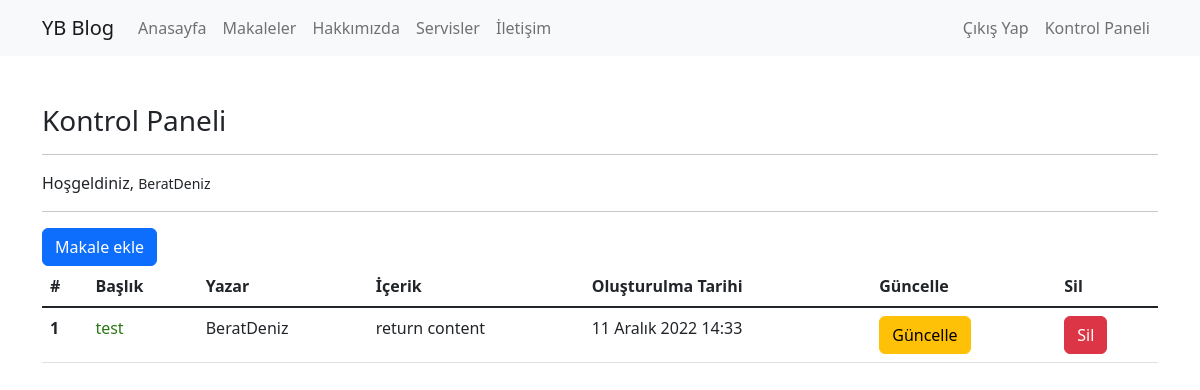
Before: /articles/dashboard/ (signed in) with the older database file.
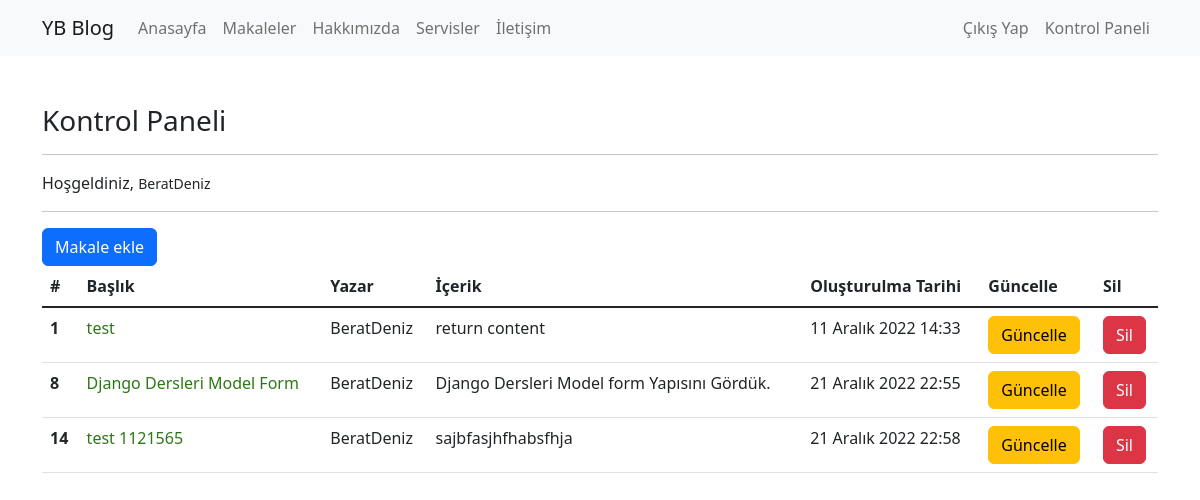
After: the same page with the newer database file.
### article/models.py (models this page shows, shortened)
class Article(models.Model):
    author = models.ForeignKey(
        "auth.User", on_delete=models.CASCADE, verbose_name='Yazar')
    title = models.CharField(max_length=50, verbose_name='Başlık')
    content = RichTextField(verbose_name='İçerik')
    article_image = models.FileField(
        blank=True, null=True, verbose_name='Fotoğraf')
    created_at = models.DateTimeField(
        auto_now_add=True, verbose_name='Oluşturulma Tarihi')
    updated_at = models.DateTimeField(
        auto_now=True, verbose_name='Güncellenme Tarihi')
    class Meta:
        verbose_name = 'Article'
        verbose_name_plural = 'Articles'

### article/views.py (the view)
# urls.py: path("dashboard/", views.dashboard, name="dashboard"),
def dashboard(request):
    articles = Article.objects.filter(author=request.user)
    context = {
        'articles': articles
    }
    return render(request, "articles/dashboard.html", context=context)

### templates/articles/dashboard.html
{% extends "includes/layout.html" %}
{% block body %}
    <h3>Kontrol Paneli</h3>
    <hr/>
    <p>
        Hoşgeldiniz, <small>{{ request.user.username }}</small>
    </p>
    <hr/>
    <a class="btn btn-primary" href="{% url 'article:add' %}">Makale ekle</a>
    {% if articles %}
        <div class="table-responsive">
            <table class="table">
                <thead>
                    <tr>
                        <th scope="col">#</th>
                        <th scope="col">Başlık</th>
                        <th scope="col">Yazar</th>
                        <th scope="col">İçerik</th>
                        <th scope="col">Oluşturulma Tarihi</th>
                        <th scope="col">Güncelle</th>
                        <th scope="col">Sil</th>
                    </tr>
                </thead>
                <tbody class="table-group-divider">
                    {% for article in articles %}
                        <tr>
                            <th scope="row">{{ article.id }}</th>
                            <td>
                                <a href="{% url 'article:article' article.id %}">{{ article.title }}</a>
                            </td>
                            <td>{{ article.author }}</td>
                            <td>{{ article.content }}</td>
                            <td>{{ article.created_at }}</td>
                            <td>
                                <a class="btn btn-warning"
                                   href=" {% url 'article:update' article.id %} ">Güncelle</a>
                            </td>
                            <td>
                                <a class="btn btn-danger" href=" {% url 'article:delete' article.id %} ">Sil</a>
                            </td>
                        </tr>
                    {% endfor %}
                </tbody>
            </table>
        </div>
    {% else %}
        <div class="alert alert-warning mt-5">Henüz Makaleniz Bulunuyor.</div>
    {% endif %}
{% endblock body %}

### templates/includes/layout.html (shortened to what this page needs)
{% load static %}
<!DOCTYPE html>
<html lang="en">
  <head>
    <link rel="stylesheet" href="{% static 'css/bootstrap.min.css' %}" />
    <link rel="stylesheet" href="{% static 'css/style.css' %}" />
  </head>
  <body>
    {% include "navbar.html" %}
    <div class="container">
      <main>
        {% block body %}
        {% endblock body %}
      </main>
    </div>
  </body>
</html>

### templates/includes/navbar.html (shortened to what this page needs)
<nav class="navbar navbar-expand-lg navbar-light bg-light">
  <div class="container">
    <a class="navbar-brand" href="#">YB Blog</a>
    <div class="collapse navbar-collapse" id="navbarResponsive">
      <ul class="navbar-nav me-auto">
        <li class="nav-item active">
          <a class="nav-link" href="/">Anasayfa</a>
        </li>
        <li class="nav-item">
          <a class="nav-link" href="#">Makaleler</a>
        </li>
        <li class="nav-item">
          <a class="nav-link" href="about">Hakkımızda</a>
        </li>
        <li class="nav-item">
          <a class="nav-link" href="#">Servisler</a>
        </li>
        <li class="nav-item">
          <a class="nav-link" href="#">İletişim</a>
        </li>
      </ul>
      <ul class="navbar-nav ms-auto">
        {% if request.user.is_authenticated %}
          <li class="nav-item active">
            <a class="nav-link" href="/users/logout">Çıkış Yap</a>
          </li>
          <li class="nav-item active">
            <a class="nav-link" href="/articles/dashboard">Kontrol Paneli</a>
          </li>
        {% endif %}
      </ul>
    </div>
  </div>
</nav>

### static/css/style.css (style rules this page uses)
a { text-decoration:none; color:#444444; }
a { text-decoration:none; color:#2c7715; }

Changed rows visible on the page:
added Article: id "8", title "Django Dersleri Model Form", author "BeratDeniz", content "Django Dersleri Model form Yapısını Gördük.", created_at "21 Aralık 2022 22:55"
added Article: id "14", title "test 1121565", author "BeratDeniz", content "sajbfasjhfhabsfhja", created_at "21 Aralık 2022 22:58"
